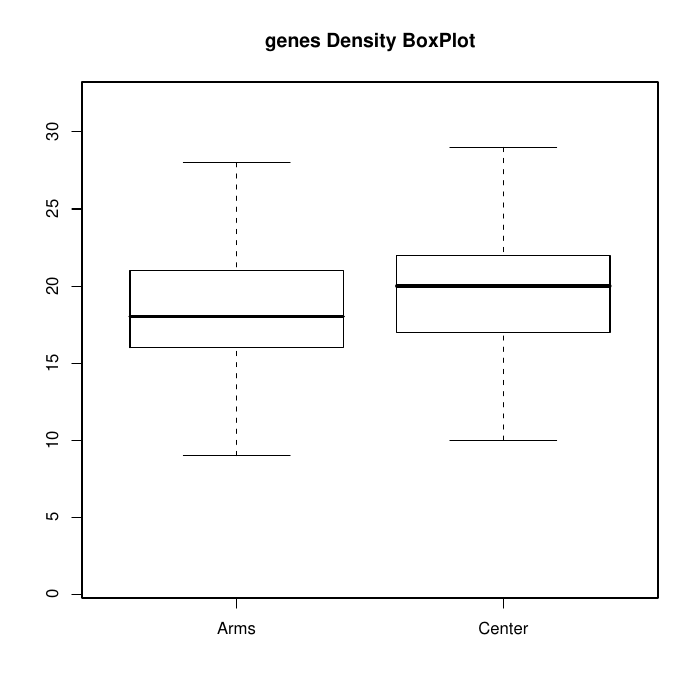

Here is the R script that generated this plot:
genesarms <- read.table("genes_arms.dat",header=T)
genesctr <- read.table("genes_center.dat",header=T)
pdf("genes.pdf")
boxplot(genesarms$TOTAL,genesctr$TOTAL,main="genes Density BoxPlot", outline=FALSE, names=c("Arms","Center"))
